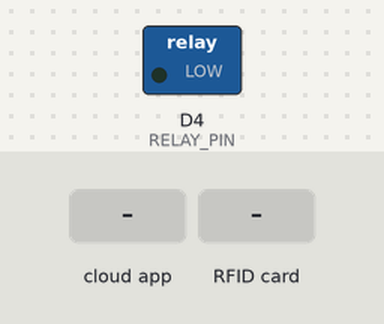
A sketch run on a simulated ESP8266 (NodeMCU). Parts: switched loads named in the sketch (green lamp = pin HIGH). Inputs (shaded band) come from the test bench. WiFi joins after 1.5 s; servers stay silent unless stated; network time is answered at once with the bench clock; the Firebase database answers and starts empty; what the sketch prints to the serial monitor is not drawn.

Above: at 2.7 s.
2.8 s: the phone or cloud app sets estado to ABIERTO
At 3.8 s:
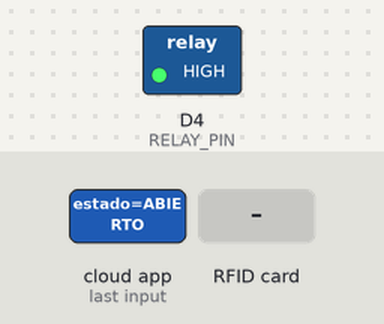
4.7 s: RFID card 5E 7A 19 C4 held to the reader
At 8.1 s:
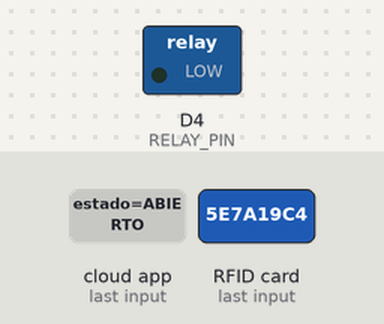
Timing chart, 0 to 9.6 s (numbered marks = the images above; inputs shaded):
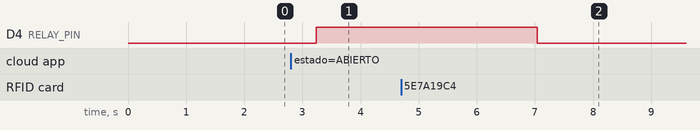

The sketch:

cerradura_wifi.ino
```cpp
#include <ESP8266WiFi.h>
#include <FirebaseESP8266.h>
#include <SPI.h>
#include <MFRC522.h>
#include <NTPClient.h>
#include <WiFiUdp.h>

#define RELAY_PIN D4
#define WIFI_SSID "YOUR_WIFI_SSID"
#define WIFI_PASSWORD "YOUR_WIFI_PASSWORD"
#define FIREBASE_HOST "your-project-id.firebaseio.com"
#define FIREBASE_AUTH "YOUR_FIREBASE_AUTH"

// Pines RFID
#define SS_PIN D2
#define RST_PIN D1
MFRC522 rfid(SS_PIN, RST_PIN);

// Firebase
FirebaseData fbdo;
FirebaseAuth auth;
FirebaseConfig config;

// Tiempo
WiFiUDP ntpUDP;
NTPClient timeClient(ntpUDP, "pool.ntp.org", -18000, 60000);  // UTC-5 México

String ultimoEstado = "";
unsigned long ultimaLecturaRFID = 0;

void abrirCerradura() {
  digitalWrite(RELAY_PIN, HIGH);
  //delay(1500);  // Tiempo de apertura
  //digitalWrite(RELAY_PIN, LOW);
  Serial.println("Cerradura abierta");
}

void setup() {
  Serial.begin(115200);
  SPI.begin();
  rfid.PCD_Init();

  pinMode(RELAY_PIN, OUTPUT);
  digitalWrite(RELAY_PIN, LOW); // Cerrada por defecto

  WiFi.begin(WIFI_SSID, WIFI_PASSWORD);
  while (WiFi.status() != WL_CONNECTED) {
    delay(500);
    Serial.print(".");
  }
  Serial.println("\nWiFi conectado");
  Serial.print("IP: ");
  Serial.println(WiFi.localIP());

  // Firebase
  config.host = FIREBASE_HOST;
  config.signer.tokens.legacy_token = FIREBASE_AUTH;
  Firebase.begin(&config, &auth);
  Firebase.reconnectWiFi(true);

  // Tiempo
  timeClient.begin();
  timeClient.update();
}

void loop() {
  // --- Lectura del estado de la cerradura desde Firebase ---
  if (Firebase.getString(fbdo, "/aulas/2CF4327BD98C/estado")) {
    String estado = fbdo.stringData();

    if (estado != ultimoEstado) {
      ultimoEstado = estado;
      if (estado == "ABIERTO") {
        abrirCerradura();
      } else if (estado == "CERRADO") {
        digitalWrite(RELAY_PIN, LOW);
        Serial.println("Cerradura CERRADA (desde Firebase)");
      }
    }
  } else {
    Serial.println("Error al leer Firebase: " + fbdo.errorReason());
  }

  // --- Detección RFID segura ---
  unsigned long tiempoInicio = millis();
  bool tarjetaLeida = false;

  while (millis() - tiempoInicio < 1000) {  // Tiempo límite 1 segundo
    if (rfid.PICC_IsNewCardPresent() && rfid.PICC_ReadCardSerial()) {
      tarjetaLeida = true;
      break;
    }
    delay(50);
  }

  if (tarjetaLeida) {
    String uid = "";
    for (byte i = 0; i < rfid.uid.size; i++) {
      uid += (rfid.uid.uidByte[i] < 0x10 ? "0" : "");
      uid += String(rfid.uid.uidByte[i], HEX);
    }
    uid.toUpperCase();
    Serial.println("UID detectado: " + uid);

    rfid.PICC_HaltA();
    rfid.PCD_StopCrypto1();

    // Verificar permisos
    if (Firebase.getBool(fbdo, "/Profesores/" + uid + "/permisos") && fbdo.boolData()) {
      Serial.println("Tarjeta autorizada.");

      String nombreUsuario = "Desconocido";
      if (Firebase.getString(fbdo, "/Profesores/" + uid + "/nombre")) {
        nombreUsuario = fbdo.stringData();
      }

      // Cambiar estado de Firebase (esto activará la cerradura por loop)
      if (Firebase.setString(fbdo, "/aulas/2CF4327BD98C/estado", "ABIERTO")) {
        Serial.println("Estado en Firebase actualizado a ABIERTO");
                digitalWrite(RELAY_PIN, HIGH);


        // Guardar historial
        timeClient.update();
        String fecha = timeClient.getFormattedTime();
        FirebaseJson json;
        json.add("accion", "ABIERTO por RFID");
        json.add("fecha", fecha);
        json.add("nombre", nombreUsuario);
        Firebase.pushJSON(fbdo, "/accesos/2CF4327BD98C", json);
      }
    } else {
      Serial.println("Tarjeta NO autorizada.");
    }

    delay(2000);  // Espera antes de permitir otra lectura
    Firebase.setString(fbdo, "/aulas/2CF4327BD98C/estado", "CERRADO");
            Serial.println("Estado en Firebase actualizado a CERRADO");
        digitalWrite(RELAY_PIN, LOW);

  }

  delay(300);
}
```

Measured:
- after the input at 2.8 s, D4 (RELAY_PIN): LOW → HIGH after 0.44 s
- after the input at 4.7 s, D4 (RELAY_PIN): HIGH → LOW after 2.3 s
